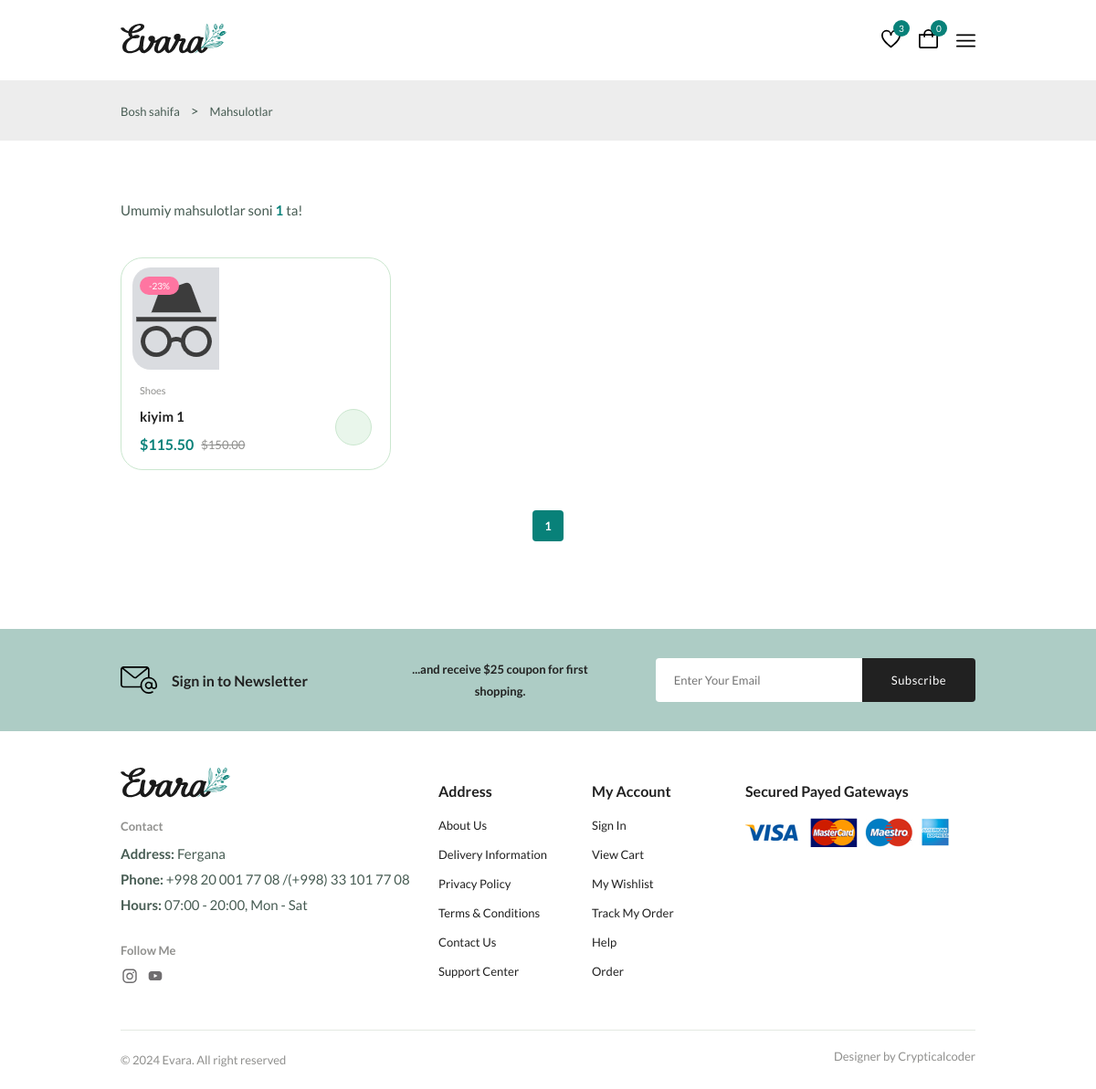
The app's page /shop/ with its own data.
### shop/models/products.py (models this page shows, shortened)
class Product(models.Model):
    category = models.ForeignKey(Category, on_delete=models.CASCADE, related_name="products")
    name = models.CharField(max_length=100)
    brand = models.CharField(max_length=100)
    price = models.DecimalField(max_digits=10, decimal_places=2)
    discount = models.PositiveIntegerField(default=0)
    description = models.TextField()
    quantity = models.PositiveIntegerField(default=0)
    image = models.ImageField(upload_to="products/", null=True, blank=True)
    discount_price = models.DecimalField(decimal_places=2, max_digits=10, null=True, blank=True)

class Category(models.Model):
    name = models.CharField(max_length=100)
    image = models.ImageField(upload_to="category_images/", null=True, blank=True)

### shop/views/shop.py (the view)
# urls.py: path('shop/', shop_page, name="shop"),
def shop_page(request):
    products = Product.objects.all()
    q = request.GET.get('q')
    if q:
        products = Product.objects.filter(Q(name__icontains=q) | Q(description__icontains=q))
    paginator = Paginator(products, 8)
    cart = Cart(request)
    page = request.GET.get("page")
    page_products = paginator.get_page(page)
    data = {
        "path": "Mahsulotlar",
        "products": page_products,
        "cart_count": cart.get_count(),
        "count": products.count()
    }
    return render(request, "shop/shop.html", context=data)

### shop/utils.py (called while the page is built)
    def get_count(self):
        return len(self.cart.keys())

### shop/templates/shop/shop.html
{% extends "base.html" %}
{% block main %}
      {% include "components/path.html" %}
      {% include "components/shop.html" %}
      {% include "components/newsletters.html" %}
{% endblock main %}

### templates/components/shop.html (shortened to what this page needs)
<section class="products container section--lg">
  {% if products %}
      <p class="total__products">
          Umumiy mahsulotlar soni <span>{{ count }}</span> ta!
      </p>
      <div class="products__container grid">
          {% for product in products %}
              <div class="product__item">
                  <div class="product__banner">
                      <a href="details.html" class="product__images">
                          <img src="{{ product.image.url }}" alt="" class="product__img default" />
                      </a>
                      {% if product.discount > 0 %}
                          <div class="product__badge light-pink">-{{ product.discount }}%</div>
                      {% endif %}
                  </div>
                  <div class="product__content">
                      <span class="product__category">{{ product.category.name }}</span>
                      <a href="details.html">
                          <h3 class="product__title">{{ product.name }}</h3>
                      </a>
                      <div class="product__price flex">
                          {% if product.discount_price %}
                              <span class="new__price">${{ product.discount_price }}</span>
                              <span class="old__price">${{ product.price }}</span>
                          {% else %}
                              <span class="new__price">${{ product.price }}</span>
                          {% endif %}
                      </div>
                      <a href="#" class="action__btn cart__btn" aria-label="Add To Cart" data-product-id="{{product.id}}">
                      </a>
                  </div>
              </div>
          {% endfor %}
      </div>
      <ul class="pagination">
          {% for page in products.paginator.page_range %}
                  <li><a href="?page={{page}}" class="pagination__link {% if products.number == page %}active{% endif %}">{{page}}</a></li>
          {% endfor %}
      </ul>
  {% endif %}
</section>

### records on screen
Product: image (picture), discount "23", category.name "Shoes", name "kiyim 1", discount_price "115.50", price "150.00"

### other values on screen
{{ cart_count }} "0"
{{ path }} "Mahsulotlar"
{{ count }} "1"
{{ page }} "1"
